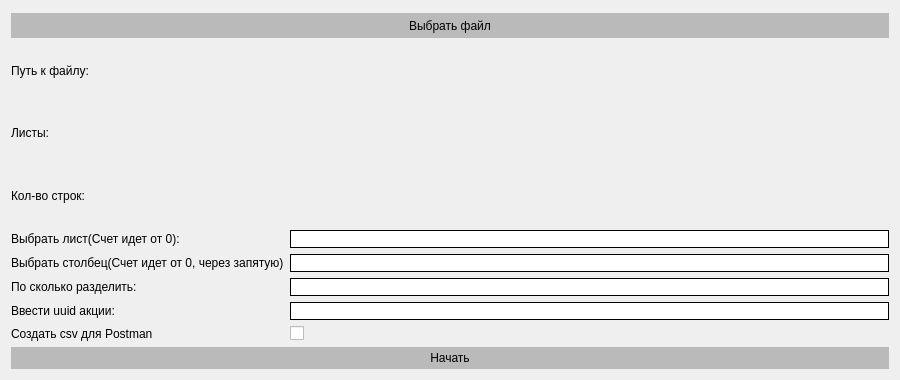
    <widget class="QWidget" name="tab_3">
     <property name="minimumSize">
      <size>
       <width>900</width>
       <height>380</height>
      </size>
     </property>
     <property name="maximumSize">
      <size>
       <width>900</width>
       <height>380</height>
      </size>
     </property>
     <attribute name="title">
      <string>Баннер(Пользователи)</string>
     </attribute>
     <layout class="QVBoxLayout" name="verticalLayout">
      <item>
       <widget class="QPushButton" name="pushButton_3">
        <property name="minimumSize">
         <size>
          <width>0</width>
          <height>25</height>
         </size>
        </property>
        <property name="maximumSize">
         <size>
          <width>16777215</width>
          <height>20</height>
         </size>
        </property>
        <property name="styleSheet">
         <string notr="true">background-color: rgb(186, 186, 186);
border: 4px solid rgb(186, 186, 186);</string>
        </property>
        <property name="text">
         <string>Выбрать файл</string>
        </property>
       </widget>
      </item>
      <item>
       <layout class="QGridLayout" name="gridLayout_3">
        <item row="3" column="0">
         <widget class="QLabel" name="label_25">
          <property name="text">
           <string>Кол-во строк:</string>
          </property>
         </widget>
        </item>
        <item row="7" column="0">
         <widget class="QLabel" name="label_29">
          <property name="text">
           <string>Ввести uuid акции:</string>
          </property>
         </widget>
        </item>
        <item row="2" column="0">
         <widget class="QLabel" name="label_24">
          <property name="text">
           <string>Листы:</string>
          </property>
         </widget>
        </item>
        <item row="1" column="1">
         <widget class="QLabel" name="label_31">
          <property name="text">
           <string/>
          </property>
          <property name="wordWrap">
           <bool>true</bool>
          </property>
         </widget>
        </item>
        <item row="5" column="0">
         <widget class="QLabel" name="label_27">
          <property name="text">
           <string>Выбрать столбец(Счет идет от 0, через запятую)</string>
          </property>
         </widget>
        </item>
        <item row="5" column="1">
         <widget class="QLineEdit" name="lineEdit_10">
          <property name="styleSheet">
           <string notr="true">border: 1px solid black;
box-shadow: inset -10px -10px 15px rgba(255, 255, 255, 0.5), 
           inset 10px 10px 15px rgba(70, 70, 70, 0.12);
</string>
          </property>
         </widget>
        </item>
        <item row="2" column="1">
         <widget class="QLabel" name="label_32">
          <property name="text">
           <string/>
          </property>
          <property name="wordWrap">
           <bool>true</bool>
          </property>
         </widget>
        </item>
        <item row="3" column="1">
         <widget class="QLabel" name="label_33">
          <property name="text">
           <string/>
          </property>
          <property name="wordWrap">
           <bool>true</bool>
          </property>
         </widget>
        </item>
        <item row="6" column="1">
         <widget class="QLineEdit" name="lineEdit_11">
          <property name="styleSheet">
           <string notr="true">border: 1px solid black;
box-shadow: inset -10px -10px 15px rgba(255, 255, 255, 0.5), 
           inset 10px 10px 15px rgba(70, 70, 70, 0.12);
</string>
          </property>
         </widget>
        </item>
        <item row="4" column="0">
         <widget class="QLabel" name="label_26">
          <property name="text">
           <string>Выбрать лист(Счет идет от 0):</string>
          </property>
         </widget>
        </item>
        <item row="7" column="1">
         <widget class="QLineEdit" name="lineEdit_12">
          <property name="styleSheet">
           <string notr="true">border: 1px solid black;
box-shadow: inset -10px -10px 15px rgba(255, 255, 255, 0.5), 
           inset 10px 10px 15px rgba(70, 70, 70, 0.12);
</string>
          </property>
         </widget>
        </item>
        <item row="4" column="1">
         <widget class="QLineEdit" name="lineEdit_9">
          <property name="styleSheet">
           <string notr="true">border: 1px solid black;
box-shadow: inset -10px -10px 15px rgba(255, 255, 255, 0.5), 
           inset 10px 10px 15px rgba(70, 70, 70, 0.12);
</string>
          </property>
         </widget>
        </item>
        <item row="1" column="0">
         <widget class="QLabel" name="label_23">
          <property name="text">
           <string>Путь к файлу:</string>
          </property>
         </widget>
        </item>
        <item row="6" column="0">
         <widget class="QLabel" name="label_28">
          <property name="text">
           <string>По сколько разделить:</string>
          </property>
         </widget>
        </item>
        <item row="8" column="0">
         <widget class="QLabel" name="label_30">
          <property name="text">
           <string>Создать csv для Postman</string>
          </property>
         </widget>
        </item>
        <item row="8" column="1">
         <widget class="QCheckBox" name="checkBox_3">
          <property name="text">
           <string/>
          </property>
         </widget>
        </item>
       </layout>
      </item>
      <item>
       <widget class="QPushButton" name="start_3">
        <property name="styleSheet">
         <string notr="true">background-color: rgb(186, 186, 186);
border: 4px solid rgb(186, 186, 186);</string>
        </property>
        <property name="text">
         <string>Начать</string>
        </property>
       </widget>
      </item>
     </layout>
    </widget>
